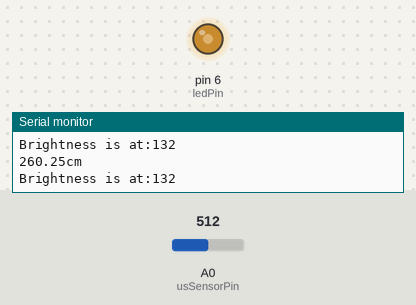
This sketch was run on a simulated Arduino Uno, built with avr-gcc and run on an emulated ATmega328P. Parts: output pins drawn as LEDs (lit = HIGH), the last lines printed to the serial monitor. Inputs (shaded band) come from the test bench; at power-on: A0 (usSensorPin) = 512.

Above: at 1.2 s.
1.3 s: A0 (usSensorPin) set to 490
At 2.2 s:
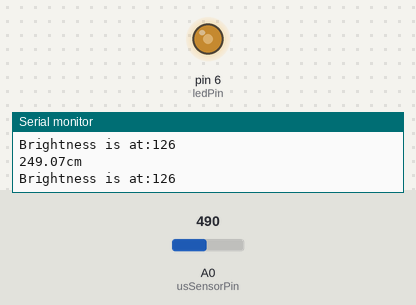
2.8 s: A0 (usSensorPin) set to 122
At 3.9 s:
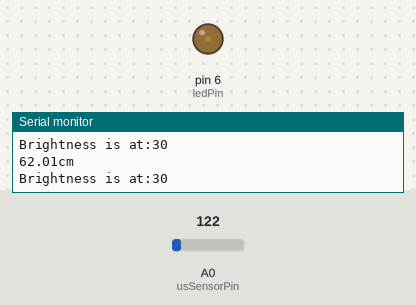
4.3 s: A0 (usSensorPin) set to 0
At 5.5 s:
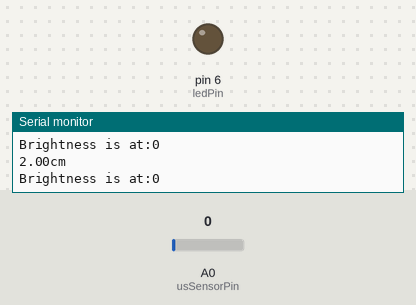
5.8 s: A0 (usSensorPin) set to 17
At 7.1 s:
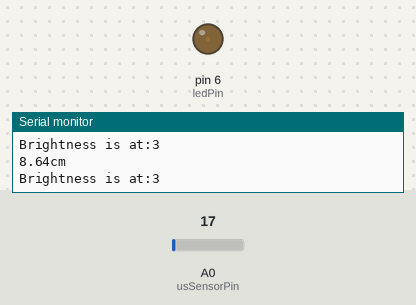
8.8 s: A0 (usSensorPin) set to 22
At 10.0 s:
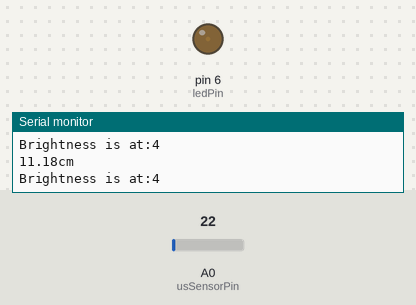
10.3 s: A0 (usSensorPin) set to 900
At 10.7 s:
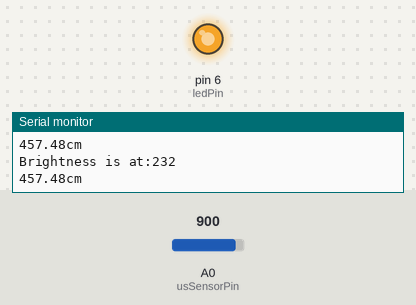
Timing chart, 0 to 12.8 s (numbered marks = the images above; inputs shaded):
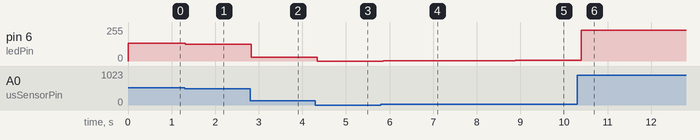

Measured:
- after the input at 1.3 s, pin 6 (ledPin): 132/255 → 126/255 at once
- after the input at 2.8 s, pin 6 (ledPin): 126/255 → 30/255 at once
- after the input at 4.3 s, pin 6 (ledPin): 30/255 → 0/255 at once
- after the input at 5.8 s, pin 6 (ledPin): 0/255 → 3/255 after 0.05 s
- after the input at 8.8 s, pin 6 (ledPin): 3/255 → 4/255 after 0.08 s
- after the input at 10.3 s, pin 6 (ledPin): 4/255 → 232/255 after 0.09 s

The sketch:

activity-9a.ino
```cpp
// Ultrasonic Sensor → LED Brightness
// Closer the object, brighter the LED

int usSensorPin = A0;  // select input pin

float usMaxRange = 520.0;
float dataSize = 1023.0;  // 10-bit data

float sensorVal, distVal;

int ledPin = 6;
int brightness = 0;

void setup() {
  // Begin serial communication
  Serial.begin(9600);
}

void loop() {
  // read the value from the sensor:
  sensorVal = analogRead(usSensorPin);

  distVal = sensorVal * usMaxRange / dataSize;

  // clamp min and max distances
  if (distVal < 2) {
    distVal = 2;
  }
  if (distVal > 500) {
    distVal = 500;
  }

  // map distance to brightess, and constrain
  brightness = map(distVal, 2, 500, 0, 255);
  brightness = constrain(brightness, 0, 255);

  analogWrite(ledPin, brightness);

  Serial.print(distVal);
  Serial.println("cm");

  Serial.print("Brightness is at:");
  Serial.println(brightness);

  delay(100);
}
```
